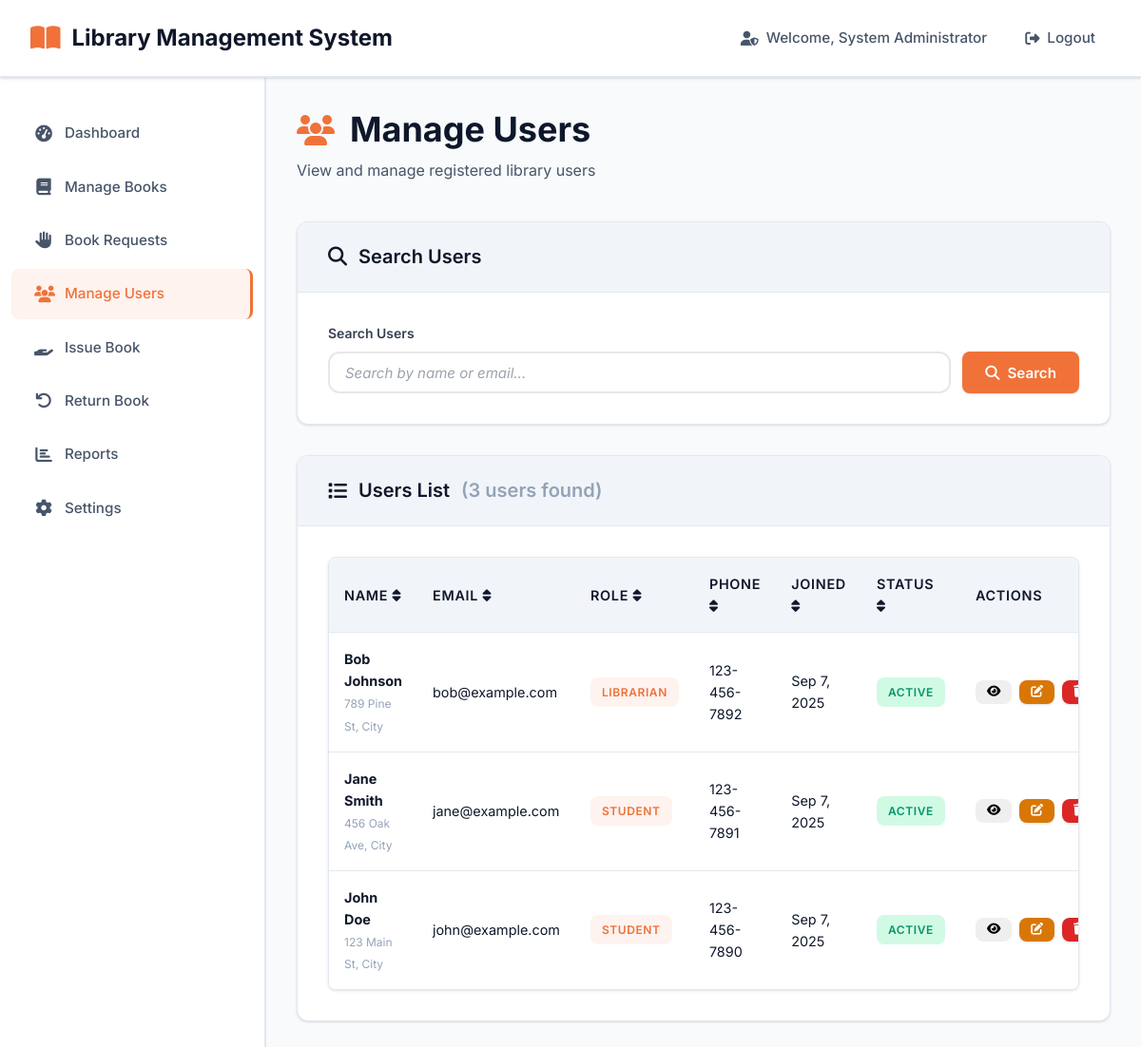
The app's page /admin/users.php (signed in), older data.
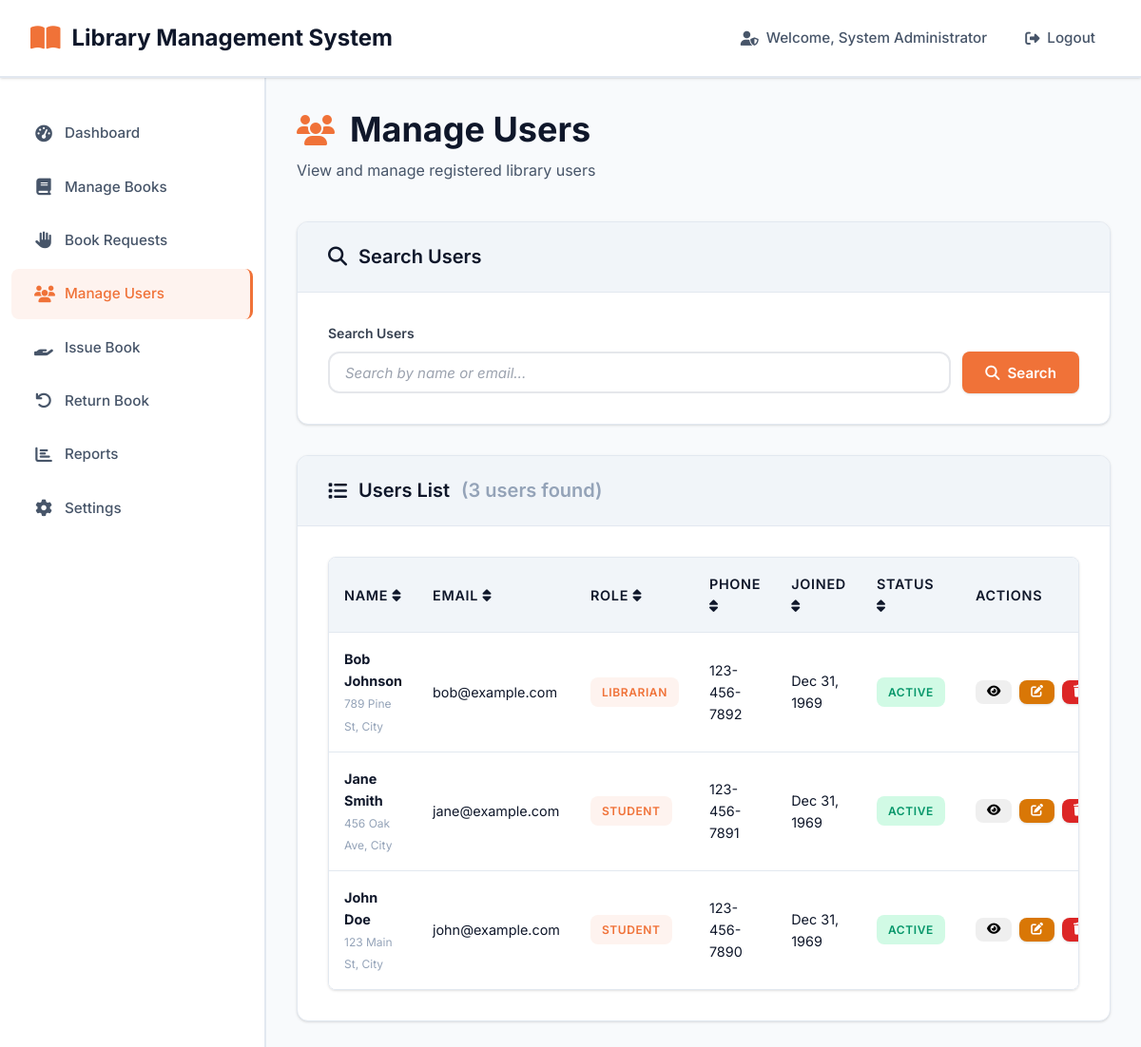
The same page, newer data.
### tables this page shows
CREATE TABLE users (
    user_id INT PRIMARY KEY AUTO_INCREMENT,
    name VARCHAR(100) NOT NULL,
    email VARCHAR(100) UNIQUE NOT NULL,
    password VARCHAR(255) NOT NULL,
    role VARCHAR(50) NOT NULL DEFAULT 'student',
    phone VARCHAR(20),
    address TEXT,
    registration_date DATE,
    status VARCHAR(20) DEFAULT 'active',
    created_at TIMESTAMP DEFAULT CURRENT_TIMESTAMP,
    updated_at TIMESTAMP DEFAULT CURRENT_TIMESTAMP ON UPDATE CURRENT_TIMESTAMP
);

### includes/functions.php (called while the page is built, shortened)
<?php
function getUsers($search = '', $role = '') {
    try {
        $db = getDB();
        $sql = "SELECT user_id, name, email, role, phone, address, registration_date, status
                FROM users WHERE 1=1";
        $params = [];
        $sql .= " ORDER BY name ASC";
        $stmt = $db->prepare($sql);
        $execute_result = $stmt->execute();
        $results = $stmt->fetchAll();
        return $results;
    } catch (Exception $e) {
        file_put_contents('/tmp/search_debug.txt', "Exception: " . $e->getMessage() . "\n", FILE_APPEND);
        error_log("Get users error: " . $e->getMessage());
        return [];
    }
}
function formatDate($date) {
    return date('M j, Y', strtotime($date));
}
?>

### admin/users.php (the view, shortened to what this page needs)
<?php
require_once '../includes/functions.php';
$search = trim($_GET['search'] ?? '');
$users = getUsers($search, '');
?>
<!DOCTYPE html>
<html lang="en">
<head>
    <link rel="stylesheet" href="../assets/css/style.css">
    <link rel="stylesheet" href="https://cdnjs.cloudflare.com/ajax/libs/font-awesome/6.4.0/css/all.min.css">
</head>
<body class="admin-layout">
    <nav class="admin-navbar">
        <div class="navbar-content">
            <a href="dashboard.php" class="navbar-brand">
                <i class="fas fa-book-open"></i>
                <?php echo SITE_NAME; ?>
            </a>
            <ul class="navbar-nav">
                <li><span class="nav-text"><i class="fas fa-user-shield"></i> Welcome, <?php echo htmlspecialchars($_SESSION['user_name']); ?></span></li>
                <li><a href="../includes/logout.php" class="nav-link"><i class="fas fa-sign-out-alt"></i> Logout</a></li>
            </ul>
        </div>
    </nav>
    <div class="admin-container">
        <aside class="admin-sidebar">
            <ul class="sidebar-nav">
                <li class="nav-item">
                    <a href="dashboard.php" class="nav-link">
                        <i class="fas fa-tachometer-alt"></i> Dashboard
                    </a>
                </li>
                <li class="nav-item">
                    <a href="books.php" class="nav-link">
                        <i class="fas fa-book"></i> Manage Books
                    </a>
                </li>
                <li class="nav-item">
                    <a href="book-requests.php" class="nav-link">
                        <i class="fas fa-hand-paper"></i> Book Requests
                    </a>
                </li>
                <li class="nav-item">
                    <a href="users.php" class="nav-link active">
                        <i class="fas fa-users"></i> Manage Users
                    </a>
                </li>
                <li class="nav-item">
                    <a href="issue-book.php" class="nav-link">
                        <i class="fas fa-hand-holding"></i> Issue Book
                    </a>
                </li>
                <li class="nav-item">
                    <a href="return-book.php" class="nav-link">
                        <i class="fas fa-undo"></i> Return Book
                    </a>
                </li>
                <li class="nav-item">
                    <a href="reports.php" class="nav-link">
                        <i class="fas fa-chart-bar"></i> Reports
                    </a>
                </li>
                <li class="nav-item">
                    <a href="settings.php" class="nav-link">
                        <i class="fas fa-cog"></i> Settings
                    </a>
                </li>
            </ul>
        </aside>
        <main class="admin-main">
            <div class="admin-page-header">
                <h1 class="admin-page-title">
                    <i class="fas fa-users"></i> Manage Users
                </h1>
                <p class="admin-page-subtitle">View and manage registered library users</p>
            </div>
            <div class="content-card">
                <div class="content-card-header">
                    <h3 class="content-card-title">
                        <i class="fas fa-search"></i> Search Users
                    </h3>
                </div>
                <div class="content-card-body">
                    <form method="GET" class="simple-search-form">
                        <div class="search-field-group">
                            <label for="search" class="form-label">Search Users</label>
                            <div class="search-input-container">
                                <input
                                    type="text"
                                    id="search"
                                    name="search"
                                    class="form-control search-field"
                                    placeholder="Search by name or email..."
                                    value="<?php echo htmlspecialchars($search); ?>"
                                >
                                <button type="submit" class="btn btn-primary search-btn">
                                    <i class="fas fa-search"></i> Search
                                </button>
                            </div>
                        </div>
                    </form>
                </div>
            </div>
            <div class="content-card">
                <div class="content-card-header">
                    <h3 class="content-card-title">
                        <i class="fas fa-list"></i> Users List
                        <span class="text-muted">(<?php echo count($users); ?> users found)</span>
                    </h3>
                </div>
                <div class="content-card-body">
                    <?php if (empty($users)): ?>
                        <div class="empty-state">
                            <i class="fas fa-users"></i>
                            <h4>No users found</h4>
                            <p>No users match your search criteria.</p>
                        </div>
                    <?php else: ?>
                        <div class="table-responsive">
                            <table class="table" id="usersTable">
                                <thead>
                                    <tr>
                                        <th data-sort="name">Name <i class="fas fa-sort"></i></th>
                                        <th data-sort="email">Email <i class="fas fa-sort"></i></th>
                                        <th data-sort="role">Role <i class="fas fa-sort"></i></th>
                                        <th data-sort="phone">Phone <i class="fas fa-sort"></i></th>
                                        <th data-sort="registration_date">Joined <i class="fas fa-sort"></i></th>
                                        <th data-sort="status">Status <i class="fas fa-sort"></i></th>
                                        <th>Actions</th>
                                    </tr>
                                </thead>
                                <tbody>
                                    <?php foreach ($users as $user): ?>
                                        <tr>
                                            <td>
                                                <strong><?php echo htmlspecialchars($user['name']); ?></strong>
                                                <?php if (!empty($user['address'])): ?>
                                                    <br><small class="text-muted"><?php echo htmlspecialchars(substr($user['address'], 0, 30)) . (strlen($user['address']) > 30 ? '...' : ''); ?></small>
                                                <?php endif; ?>
                                            </td>
                                            <td><?php echo htmlspecialchars($user['email']); ?></td>
                                            <td>
                                                <span class="badge <?php echo $user['role'] === 'admin' ? 'badge-danger' : 'badge-primary'; ?>">
                                                    <?php echo ucfirst($user['role']); ?>
                                                </span>
                                            </td>
                                            <td><?php echo htmlspecialchars($user['phone'] ?? 'N/A'); ?></td>
                                            <td><?php echo formatDate($user['registration_date']); ?></td>
                                            <td>
                                                <span class="badge <?php echo $user['status'] === 'active' ? 'badge-success' : 'badge-secondary'; ?>">
                                                    <?php echo ucfirst($user['status']); ?>
                                                </span>
                                            </td>
                                            <td>
                                                <div class="btn-group" role="group">
                                                    <button class="btn btn-sm btn-info" onclick="viewUser(<?php echo $user['user_id']; ?>)" title="View Details">
                                                        <i class="fas fa-eye"></i>
                                                    </button>
                                                    <button class="btn btn-sm btn-warning" onclick="editUser(<?php echo $user['user_id']; ?>)" title="Edit">
                                                        <i class="fas fa-edit"></i>
                                                    </button>
                                                    <button class="btn btn-sm btn-danger" onclick="deleteUser(<?php echo $user['user_id']; ?>)" title="Delete">
                                                        <i class="fas fa-trash"></i>
                                                    </button>
                                                </div>
                                            </td>
                                        </tr>
                                    <?php endforeach; ?>
                                </tbody>
                            </table>
                        </div>
                    <?php endif; ?>
                </div>
            </div>
        </main>
    </div>
</body>
</html>

Row changes from the older to the newer data that the page shows:
changed users "Bob Johnson": registration_date "Sep 7, 2025" → "Dec 31, 1969"
changed users "Jane Smith": registration_date "Sep 7, 2025" → "Dec 31, 1969"
changed users "John Doe": registration_date "Sep 7, 2025" → "Dec 31, 1969"
